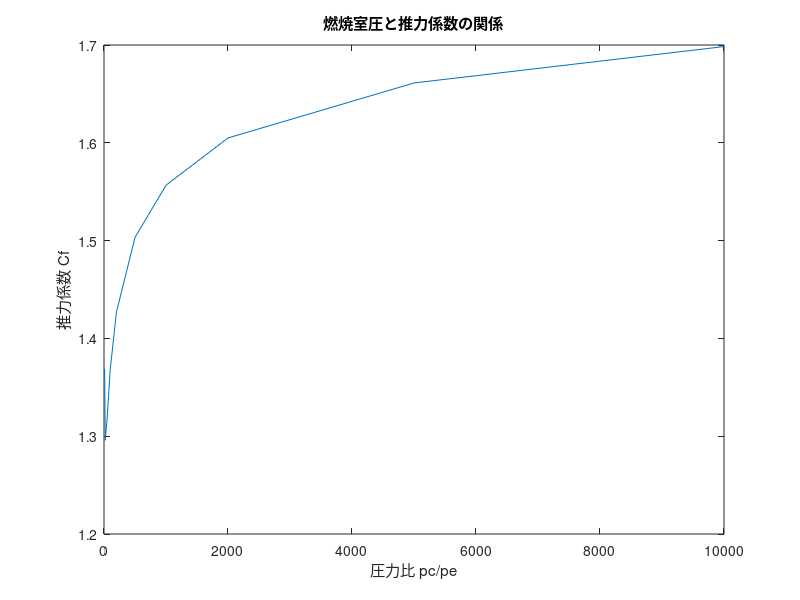

Write MATLAB code to recreate this figure. (Note: this script raises an error after producing the figure.)
clear; close all; clc;

k = 1.177; %Propep 3での計算値(KNSB) ストイキ
Pc = 1.31; %[MPa] Nakkaのグラフの値。OpenMotorでも同様の値(KNSB)。
rstar = 12; %mm
%re = 50; %mm
re = 25; %mm
Astar = pi*rstar^2;
Ae = pi*re^2;
e = Ae/Astar;
pa = 0.1013; %[MPa] 背圧は大気圧

% p0_pa = Pc/pa;
% fprintf('p0_pa: %.2f\n',p0_pa);
% sigma_star = sqrt(k*(2/(k+1))^((k+1)/(k-1)));
% 
% pa_pe = [0.01 0.5 1 1.5 2 2.5 3 3.5 4 4.5 5];
% pe = pa./pa_pe;
% K = 2*k/(k-1);
% a = sigma_star * sqrt(K*(1-(pa/Pc)^((k-1)/k)));
% b1 = sqrt(K*(1-(pe./Pc).^((k-1)/k)));
% b = sigma_star * (pe./Pc-pa/Pc)./((pe./Pc).^(1/k).*b1);
% Cf = a + b;
% 
% plot(pa_pe,Cf);


figure();
pc_pe = [10,20,50,100,200,500,1000,2000,5000,10000];
pe = Pc./pc_pe;
Cf = sqrt(2*k^2/(k-1)*(2/(k+1))^((k+1)/(k-1))*(1-(pe./Pc).^((k-1)/k)))+...
       (pe-pa)./Pc*e;
plot(pc_pe,Cf);
title('燃焼室圧と推力係数の関係');
xlabel('圧力比 pc/pe');
ylabel('推力係数 Cf')
big;
grid;


